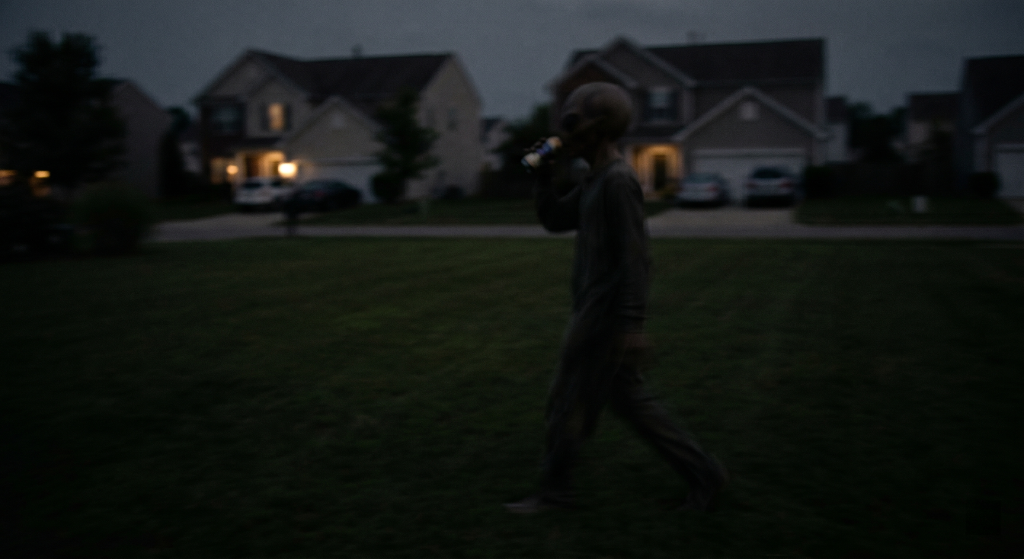
#> input picture images/original/HW1_IMG_CS898BA.png, 2048 x 1117 px, found by its file name (shown at 1/2 size)
$ python affine_transform.py
#> lines starting #> are read from the running program, lines starting #| are printed output that depends on the picture
import cv2
import numpy as np
import os

# Create output folder if it doesn't exist
os.makedirs("images/transformed", exist_ok=True)


# Load Images


images = {
    "original": cv2.imread("images/original/HW1_IMG_CS898BA.png"),
    "grayscale": cv2.imread("images/converted/grayscale.png"),
    "binary": cv2.imread("images/converted/binary.png"),
    "hsv": cv2.imread("images/converted/hsv.png"),
    "lab": cv2.imread("images/converted/lab.png"),
    "hls": cv2.imread("images/converted/hls.png"),
    "equalized": cv2.imread("images/converted/equalized_rgb.png")
}
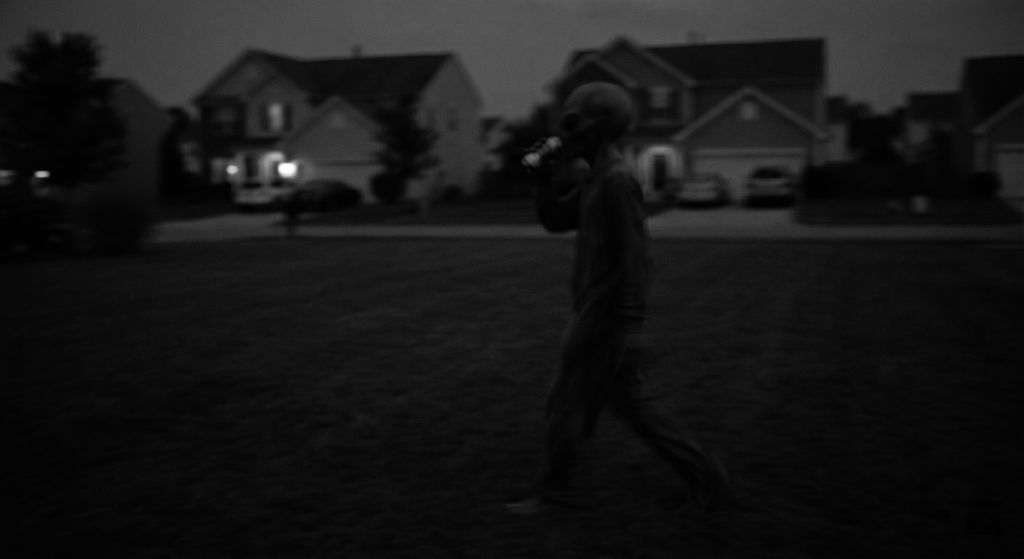
#> input picture images/converted/grayscale.png, 2048 x 1117 px, found by its file name (shown at 1/2 size)
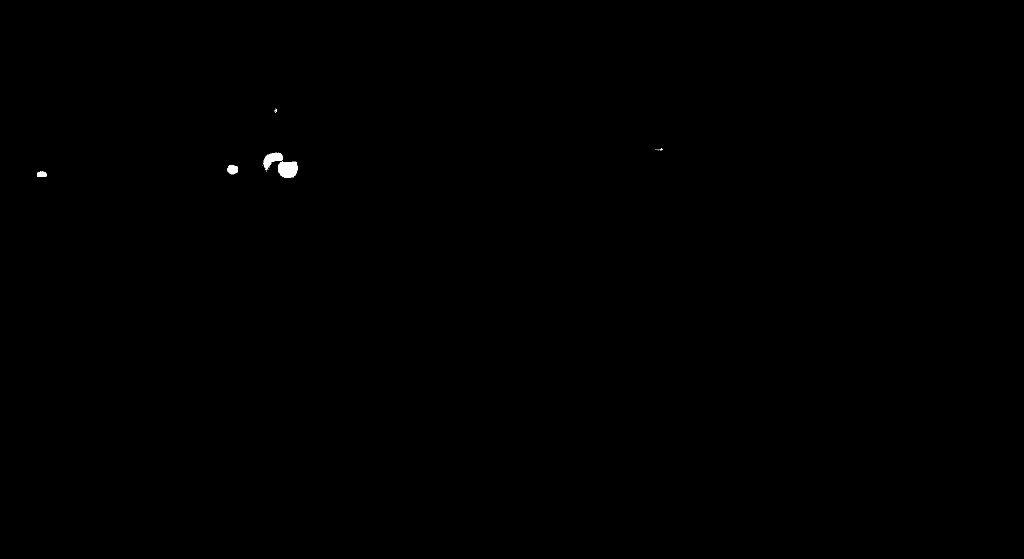
#> input picture images/converted/binary.png, 2048 x 1117 px, found by its file name (shown at 1/2 size)
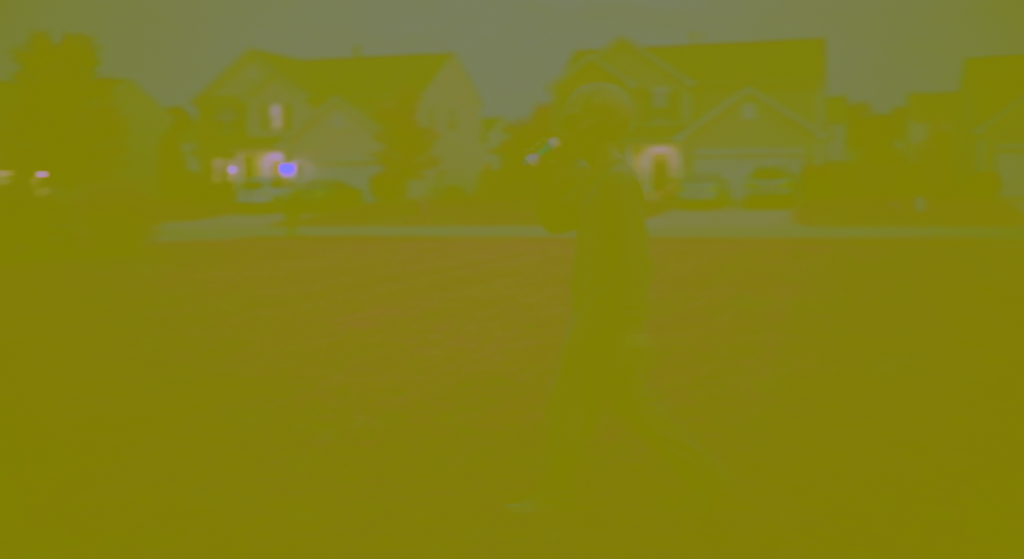
#> input picture images/converted/lab.png, 2048 x 1117 px, found by its file name (shown at 1/2 size)


# Transformation Functions


def rotate_image(image, angle):
    h, w = image.shape[:2]

    center = (w // 2, h // 2)

    matrix = cv2.getRotationMatrix2D(
        center,
        angle,
        1.0
    )

    return cv2.warpAffine(
        image,
        matrix,
        (w, h)
    )


def scale_image(image, scale):
    return cv2.resize(
        image,
        None,
        fx=scale,
        fy=scale
    )


def translate_image(image, tx, ty):
    h, w = image.shape[:2]

    matrix = np.float32([
        [1, 0, tx],
        [0, 1, ty]
    ])

    return cv2.warpAffine(
        image,
        matrix,
        (w, h)
    )


def shear_image(image, shear):
    h, w = image.shape[:2]

    matrix = np.float32([
        [1, shear, 0],
        [0, 1, 0]
    ])

    return cv2.warpAffine(
        image,
        matrix,
        (w, h)
    )


# ORIGINAL


cv2.imwrite(
    "images/transformed/original_rotate15.png",
    rotate_image(images["original"], 15)
)
#> in rotate_image, `return cv2.warpAffine( image, matrix, (w, h) )`:
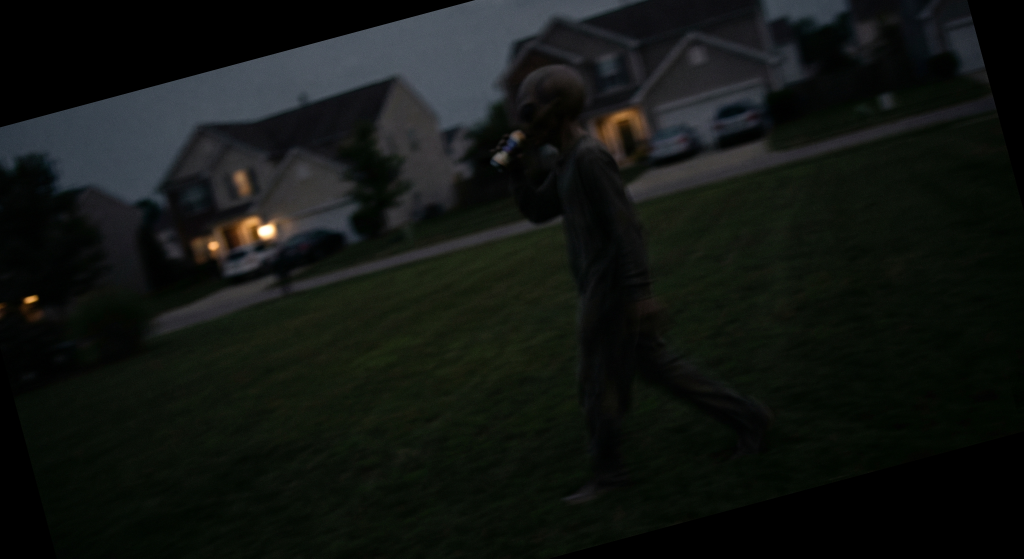
#> returned value: shape (1117, 2048, 3) (shown at 1/2 size); mean of channels 0, 1, 2 18, 21, 17.6; drawn as B, G, R

cv2.imwrite(
    "images/transformed/original_scale12.png",
    scale_image(images["original"], 1.2)
)


# GRAYSCALE


cv2.imwrite(
    "images/transformed/grayscale_translate25.png",
    translate_image(images["grayscale"], 25, 0)
)
#> in translate_image, `return cv2.warpAffine( image, matrix, (w, h) )`:
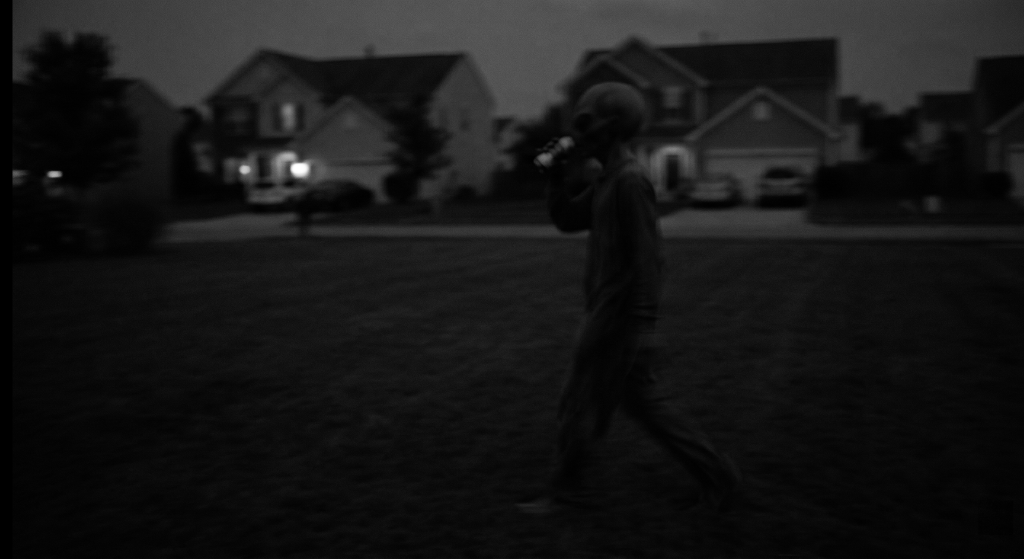
#> returned value: shape (1117, 2048, 3) (shown at 1/2 size); min 0, max 255, mean 22.9

cv2.imwrite(
    "images/transformed/grayscale_rotate90.png",
    rotate_image(images["grayscale"], 90)
)
#> call 2 of rotate_image, with angle = 90
#> in rotate_image (call 2), `return cv2.warpAffine( image, matrix, (w, h) )`:
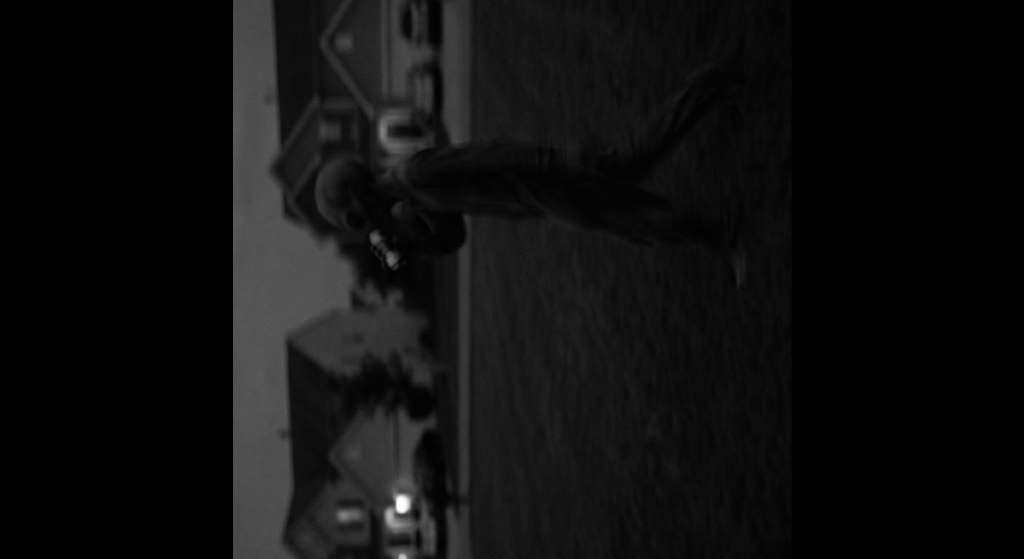
#> returned value: shape (1117, 2048, 3) (shown at 1/2 size); min 0, max 255, mean 15


# BINARY


cv2.imwrite(
    "images/transformed/binary_shear015.png",
    shear_image(images["binary"], 0.15)
)

cv2.imwrite(
    "images/transformed/binary_scale08.png",
    scale_image(images["binary"], 0.8)
)


# HSV


cv2.imwrite(
    "images/transformed/hsv_rotate186.png",
    rotate_image(images["hsv"], 186)
)
#> (the run stopped early here; a loop or call above may not have finished)
